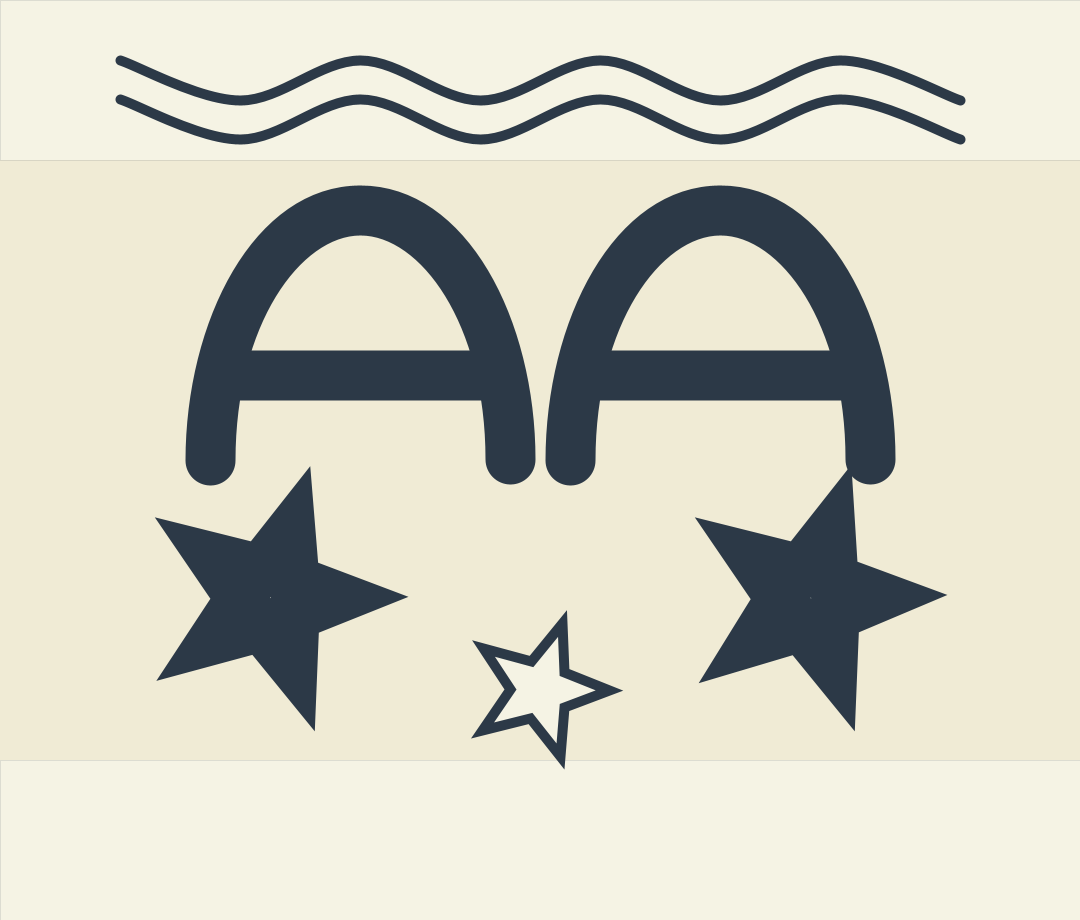
Frame 1 (no input)
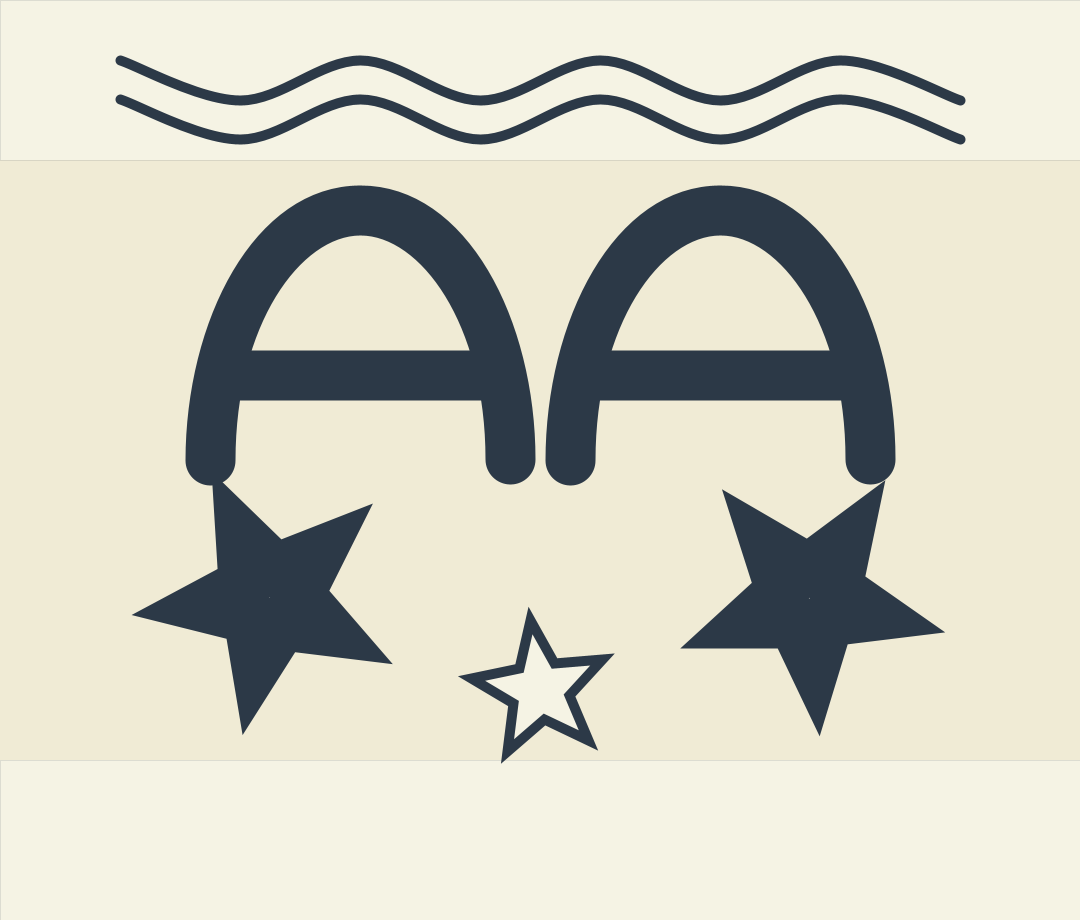
Frame 60 (the mouse pressed at the canvas centre just before this capture)
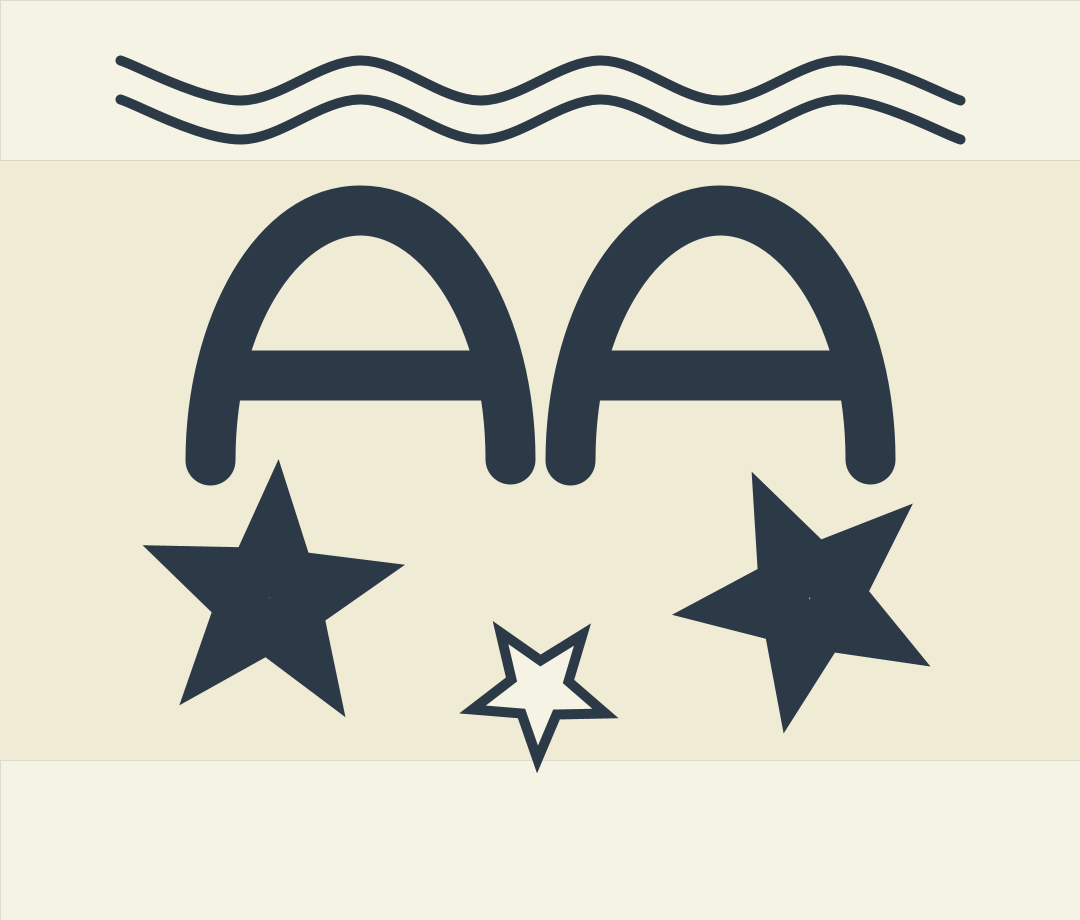
Frame 120 (the mouse held since frame 60 and released just before this capture)

The Processing sketch that drew these frames (run headless with seeded random() and noise(); from frame 60 on, the mouse is pressed at the canvas centre):

// Processing sketch: lab00_ayoagboola
// ── lab00_ayoagboola.pde
void setup() {
  size(1080, 920); 
}

void draw() {
  background(240, 235, 213); 
  stroke(44, 57, 71); 
  
  // rectangles
  fill(245, 243, 228); 
  strokeWeight(0);
  rect(0,0,1080,160); 
  rect(0,760,1080,920); 
  
  // stars
  strokeWeight(50); 
  pushMatrix();
  translate(width*0.25, height*0.65);
  rotate(frameCount / -80.0);
  star(); 
  popMatrix();
  
  strokeWeight(10);
  pushMatrix();
  translate(width*0.5, height*0.75);
  rotate(frameCount / 75.0);
  star(); 
  popMatrix();
  
  strokeWeight(50); 
  pushMatrix();
  translate(width*0.75, height*0.65);
  rotate(frameCount / -60.0);
  star(); 
  popMatrix();
  
  // curves
  strokeWeight(10); 
  curve(1); 
  curve(40); 
   
  // first a
  strokeWeight(50); 
  noFill();
  arc(360, 460, 300, 500, PI, TWO_PI);
  line(220, 375, 495, 375);
  
  // second a
  strokeWeight(50); 
  arc(720, 460, 300, 500, PI, TWO_PI);
  line(580, 375, 855, 375);
}

void star() {
  float angle = TWO_PI / 5;
  float halfAngle = angle/2.0;
  beginShape();
  for (float a = 0; a < TWO_PI; a += angle) {
    float x = cos(a) * 70;
    float y = sin(a) * 70;
    vertex(x, y);
    x = cos(a+halfAngle) * 30;
    y = sin(a+halfAngle) * 30;
    vertex(x, y);
  }
  endShape(CLOSE);
}

void curve(float h) {
  noFill(); 
  beginShape(); 
  curveVertex(120, 100-h);
  curveVertex(120, 100-h);
  curveVertex(240, 140-h);
  curveVertex(360, 100-h);
  curveVertex(480, 140-h);
  curveVertex(600, 100-h);
  curveVertex(720, 140-h);
  curveVertex(840, 100-h);
  curveVertex(960, 140-h);
  curveVertex(960, 140-h);
  endShape();
}

//void dot() {
//  float factorX = random(-500, 501); 
//  float factorY = random(-500, 501); 
//  //beginShape();
//  //for (float i = 0; i < 50; i += 1) {
//  //  float x = factorX; 
//  //  float y = factorY;
//  //  point(540+x, 460+y); 
//  //}
//  //endShape(); 
//  float x = factorX; 
//  float y = factorY;
//  point(540+x, 460+y); 
//}
